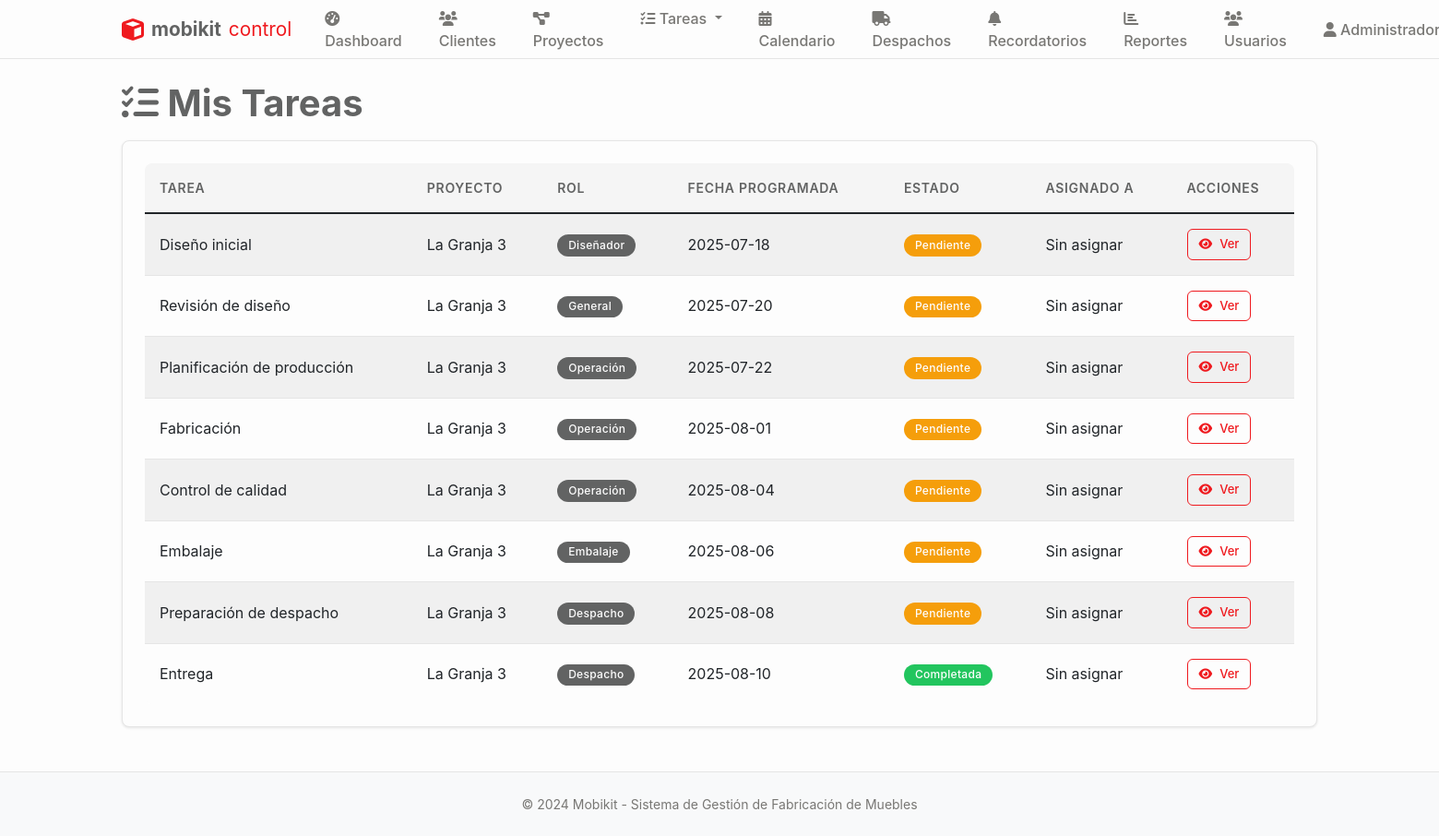
The page /tareas (signed in) on the database its author committed.
### tables this page shows
CREATE TABLE tareas (
    id INTEGER PRIMARY KEY AUTOINCREMENT,
    proyecto_id INTEGER NOT NULL,
    codigo TEXT, -- Código de tarea opcional
    titulo TEXT NOT NULL,
    descripcion TEXT,
    tipo TEXT DEFAULT 'general' CHECK (tipo IN ('diseño', 'fabricación', 'control_calidad', 'embalaje', 'despacho', 'general')),
    rol_asignado TEXT NOT NULL,
    usuario_asignado_id INTEGER,
    area_id INTEGER,
    estado TEXT DEFAULT 'pendiente' CHECK (estado IN ('pendiente', 'en_progreso', 'pausada', 'completada', 'cancelada')),
    prioridad TEXT DEFAULT 'media' CHECK (prioridad IN ('baja', 'media', 'alta', 'urgente')),
    fecha_programada DATE,
    fecha_inicio TIMESTAMP,
    fecha_completada TIMESTAMP,
    tiempo_estimado INTEGER, -- En horas
    tiempo_real INTEGER, -- En horas
    dependencias TEXT, -- JSON con IDs de tareas dependientes
    observaciones TEXT,
    created_at TIMESTAMP DEFAULT CURRENT_TIMESTAMP,
    updated_at TIMESTAMP DEFAULT CURRENT_TIMESTAMP, etapa_fabricacion TEXT 
                CHECK (etapa_fabricacion IN ('seccionado', 'enchapado', 'mecanizado', 'fabricacion_completo')),
    FOREIGN KEY (proyecto_id) REFERENCES proyectos (id),
    FOREIGN KEY (usuario_asignado_id) REFERENCES usuarios (id),
    FOREIGN KEY (area_id) REFERENCES areas (id)
);

CREATE TABLE proyectos (
    id INTEGER PRIMARY KEY AUTOINCREMENT,
    codigo TEXT UNIQUE NOT NULL, -- Código único del proyecto
    nombre TEXT NOT NULL,
    cliente_id INTEGER NOT NULL,
    descripcion TEXT,
    estado TEXT DEFAULT 'diseño' CHECK (estado IN ('diseño', 'aprobado', 'producción', 'embalaje', 'despacho', 'entregado', 'cancelado')),
    prioridad TEXT DEFAULT 'media' CHECK (prioridad IN ('baja', 'media', 'alta', 'urgente')),
    fecha_inicio DATE,
    fecha_entrega DATE,
    fecha_entrega_real DATE,
    diseñador_id INTEGER,
    supervisor_id INTEGER,
    presupuesto DECIMAL(12,2),
    costo_real DECIMAL(12,2),
    observaciones TEXT,
    created_at TIMESTAMP DEFAULT CURRENT_TIMESTAMP,
    updated_at TIMESTAMP DEFAULT CURRENT_TIMESTAMP,
    FOREIGN KEY (cliente_id) REFERENCES clientes (id),
    FOREIGN KEY (diseñador_id) REFERENCES usuarios (id),
    FOREIGN KEY (supervisor_id) REFERENCES usuarios (id)
);

### main.py (the view, shortened to what this page needs)
@app.route('/tareas')
@login_required
def tareas():
    conn = sqlite3.connect('mobikit.db')
    cursor = conn.cursor()
    if session['user_role'] == 'admin':
        cursor.execute('''
            SELECT t.id, t.titulo, p.nombre as proyecto, t.rol_asignado,
                   t.fecha_programada, t.estado, u.nombre as asignado
            FROM tareas t
            JOIN proyectos p ON t.proyecto_id = p.id
            LEFT JOIN usuarios u ON t.usuario_asignado_id = u.id
            ORDER BY t.fecha_programada ASC
        ''')
    tareas_list = cursor.fetchall()
    conn.close()
    return render_template('tareas.html', tareas=tareas_list)

### main.py (called while the page is built)
def login_required(f):
    @wraps(f)
    def decorated_function(*args, **kwargs):
        if 'user_id' not in session:
            return redirect(url_for('login'))
        return f(*args, **kwargs)
    return decorated_function

### templates/tareas.html (shortened to what this page needs)
{% extends "base.html" %}
{% block content %}
<h1><i class="fas fa-tasks"></i> Mis Tareas</h1>
<div class="card">
    <div class="card-body">
        {% if tareas %}
        <div class="table-responsive">
            <table class="table table-striped">
                <thead>
                    <tr>
                        <th>Tarea</th>
                        <th>Proyecto</th>
                        <th>Rol</th>
                        <th>Fecha Programada</th>
                        <th>Estado</th>
                        <th>Asignado a</th>
                        <th>Acciones</th>
                    </tr>
                </thead>
                <tbody>
                    {% for tarea in tareas %}
                    <tr>
                        <td>{{ tarea[1] }}</td>
                        <td>{{ tarea[2] }}</td>
                        <td>
                            <span class="badge bg-secondary">{{ tarea[3]|title }}</span>
                        </td>
                        <td>{{ tarea[4] if tarea[4] else 'Sin fecha' }}</td>
                        <td>
                            <span class="badge bg-{{ 'success' if tarea[5] == 'completada' else 'warning' }}">
                                {{ tarea[5]|title }}
                            </span>
                        </td>
                        <td>{{ tarea[6] if tarea[6] else 'Sin asignar' }}</td>
                        <td>
                            <a href="{{ url_for('tarea_detalle', tarea_id=tarea[0]) }}" class="btn btn-sm btn-outline-primary">
                                <i class="fas fa-eye"></i> Ver
                            </a>
                        </td>
                    </tr>
                    {% endfor %}
                </tbody>
            </table>
        </div>
        {% else %}
        <div class="text-center py-4">
            <i class="fas fa-tasks fa-3x text-muted mb-3"></i>
            <h5>No tienes tareas asignadas</h5>
            <p class="text-muted">Las tareas aparecerán aquí cuando sean asignadas a tu rol.</p>
        </div>
        {% endif %}
    </div>
</div>
{% endblock %}

### templates/base.html (shortened to what this page needs)
<!DOCTYPE html>
<html lang="es">
<head>
    <link href="https://cdn.jsdelivr.net/npm/bootstrap@5.1.3/dist/css/bootstrap.min.css" rel="stylesheet">
    <link href="https://cdnjs.cloudflare.com/ajax/libs/font-awesome/6.0.0/css/all.min.css" rel="stylesheet">
    <link href="{{ url_for('static', filename='css/style.css') }}" rel="stylesheet">
</head>
<body>
    <nav class="navbar navbar-expand-lg navbar-dark bg-primary">
        <div class="container">
            <a class="navbar-brand mobikit-logo" href="{{ url_for('dashboard') }}">
                <i class="fas fa-cube"></i>
                <span class="brand-text">mobikit</span>
                <span class="brand-accent">control</span>
            </a>
            {% if session.user_id %}
            <div class="collapse navbar-collapse" id="navbarNav">
                <ul class="navbar-nav me-auto">
                    <li class="nav-item">
                        <a class="nav-link" href="{{ url_for('dashboard') }}">
                            <i class="fas fa-tachometer-alt"></i> Dashboard
                        </a>
                    </li>
                    <li class="nav-item">
                        <a class="nav-link" href="{{ url_for('clientes') }}">
                            <i class="fas fa-users"></i> Clientes
                        </a>
                    </li>
                    <li class="nav-item">
                        <a class="nav-link" href="{{ url_for('proyectos') }}">
                            <i class="fas fa-project-diagram"></i> Proyectos
                        </a>
                    </li>
                    <li class="nav-item dropdown">
                        <a class="nav-link dropdown-toggle" href="#" id="tareasDropdown" role="button" data-bs-toggle="dropdown">
                            <i class="fas fa-tasks"></i> Tareas
                        </a>
                    </li>
                    <li class="nav-item">
                        <a class="nav-link" href="{{ url_for('calendario') }}">
                            <i class="fas fa-calendar-alt"></i> Calendario
                        </a>
                    </li>
                    {% if session.user_role in ['admin', 'general'] %}
                    <li class="nav-item">
                            <a class="nav-link" href="{{ url_for('despachos') }}">
                                <i class="fas fa-truck"></i> Despachos
                            </a>
                        </li>
                        <li class="nav-item">
                            <a class="nav-link" href="{{ url_for('recordatorios_activos') }}">
                                <i class="fas fa-bell"></i> Recordatorios
                            </a>
                        </li>
                        <li class="nav-item">
                            <a class="nav-link" href="{{ url_for('reportes') }}">
                                <i class="fas fa-chart-bar"></i> Reportes
                            </a>
                        </li>
                    {% endif %}
                    {% if session.user_role == 'admin' %}
                    <li class="nav-item">
                        <a class="nav-link" href="{{ url_for('usuarios') }}">
                            <i class="fas fa-users"></i> Usuarios
                        </a>
                    </li>
                    {% endif %}
                </ul>
                <ul class="navbar-nav">
                    <li class="nav-item dropdown">
                        <a class="nav-link dropdown-toggle" href="#" id="navbarDropdown" role="button" data-bs-toggle="dropdown">
                            <i class="fas fa-user"></i> {{ session.user_name }} ({{ session.user_role }})
                        </a>
                    </li>
                </ul>
            </div>
            {% endif %}
        </div>
    </nav>
    <main class="container mt-4">
        {% block content %}{% endblock %}
    </main>
    <footer class="bg-light mt-5 py-4">
        <div class="container text-center">
            <p class="mb-0">&copy; 2024 Mobikit - Sistema de Gestión de Fabricación de Muebles</p>
        </div>
    </footer>
</body>
</html>

### static/css/style.css (style rules this page uses)
:root { --mobikit-red: #EF1A1F; --mobikit-red-light: #F58B8F; --mobikit-red-dark: #C7161A; --mobikit-gray: #626363; --mobikit-gray-logo: #626363; --mobikit-light-gray: #8C8C8C; --mobikit-dark-gray: #4A4A4A; --mobikit-white: #FDFDFD; --mobikit-light-bg: #FAFAFA; --mobikit-border: #E5E5E5; --mobikit-hover: #F5F5F5; --mobikit-text-light: #787774; --mobikit-sidebar: #F7F6F3; --mobikit-cocinas: #EF1A1F; --mobikit-closet: #626363; --mobikit-success: #22C55E; --mobikit-warning: #F59E0B; --mobikit-info: #626363; --mobikit-danger: #EF1A1F; }
* { box-sizing: border-box; }
body { font-family: -apple-system, BlinkMacSystemFont, 'Segoe UI', Roboto, 'Helvetica Neue', Arial, sans-serif; background-color: var(--mobikit-white); color: var(--mobikit-gray); line-height: 1.5; margin: 0; padding: 0; }
.navbar { background-color: var(--mobikit-white) !important; border-bottom: 1px solid var(--mobikit-border); padding: 0.75rem 1.5rem; box-shadow: none; height: 64px; position: sticky; top: 0; z-index: 1000; }
.navbar-brand { font-weight: 700; color: var(--mobikit-gray-logo) !important; font-size: 1.3rem; display: flex; align-items: center; gap: 0.5rem; text-transform: lowercase; }
.navbar-brand .brand-text { color: var(--mobikit-gray-logo) !important; }
.navbar-brand .brand-accent { color: var(--mobikit-red) !important; font-weight: 400; }
.navbar-brand i { color: var(--mobikit-red) !important; font-size: 1.5rem; }
.nav-link { color: var(--mobikit-text-light) !important; font-weight: 500; padding: 0.5rem 1rem !important; border-radius: 6px; transition: all 0.2s ease; margin: 0 0.25rem; }
h1 { font-size: 2.5rem; font-weight: 700; color: var(--mobikit-gray); margin-bottom: 1rem; line-height: 1.2; }
.card { background-color: var(--mobikit-white); border: 1px solid var(--mobikit-border); border-radius: 8px; box-shadow: 0 1px 3px rgba(0, 0, 0, 0.1); margin-bottom: 1.5rem; overflow: hidden; transition: all 0.2s ease; }
.card-body { padding: 1.5rem; }
.btn { font-weight: 500; border-radius: 6px; padding: 0.5rem 1rem; font-size: 0.875rem; border: none; cursor: pointer; transition: all 0.2s ease; display: inline-flex; align-items: center; gap: 0.5rem; }
.btn-outline-primary { background-color: transparent; color: var(--mobikit-red); border: 1px solid var(--mobikit-red); }
.btn-sm { padding: 0.375rem 0.75rem; font-size: 0.8125rem; }
.table { background-color: var(--mobikit-white); border-radius: 8px; overflow: hidden; margin-bottom: 0; }
.table th { background-color: var(--mobikit-hover); border: none; font-weight: 600; color: var(--mobikit-gray); padding: 1rem; font-size: 0.875rem; text-transform: uppercase; letter-spacing: 0.05em; }
.table td { border: none; border-top: 1px solid var(--mobikit-border); padding: 1rem; vertical-align: middle; }
.badge { font-weight: 500; padding: 0.35rem 0.75rem; border-radius: 20px; font-size: 0.75rem; letter-spacing: 0.025em; color: var(--mobikit-white) !important; }
.badge.bg-secondary { background-color: var(--mobikit-info) !important; }
.badge.bg-success { background-color: var(--mobikit-success) !important; }
.badge.bg-warning { background-color: var(--mobikit-warning) !important; }
a { color: var(--mobikit-red); text-decoration: none; }
footer { background-color: var(--mobikit-hover); color: var(--mobikit-text-light); text-align: center; padding: 2rem 0; margin-top: 3rem; border-top: 1px solid var(--mobikit-border); font-size: 0.875rem; }

### rows shown on the page
tareas: titulo "Diseño inicial", nombre "La Granja 3", rol_asignado "Diseñador", fecha_programada "2025-07-18", estado "Pendiente", tarea "Sin asignar"
tareas: titulo "Revisión de diseño", nombre "La Granja 3", rol_asignado "General", fecha_programada "2025-07-20", estado "Pendiente", tarea "Sin asignar"
tareas: titulo "Planificación de producción", nombre "La Granja 3", rol_asignado "Operación", fecha_programada "2025-07-22", estado "Pendiente", tarea "Sin asignar"
tareas: titulo "Fabricación", nombre "La Granja 3", rol_asignado "Operación", fecha_programada "2025-08-01", estado "Pendiente", tarea "Sin asignar"
tareas: titulo "Control de calidad", nombre "La Granja 3", rol_asignado "Operación", fecha_programada "2025-08-04", estado "Pendiente", tarea "Sin asignar"
tareas: titulo "Embalaje", nombre "La Granja 3", rol_asignado "Embalaje", fecha_programada "2025-08-06", estado "Pendiente", tarea "Sin asignar"
tareas: titulo "Preparación de despacho", nombre "La Granja 3", rol_asignado "Despacho", fecha_programada "2025-08-08", estado "Pendiente", tarea "Sin asignar"
tareas: titulo "Entrega", nombre "La Granja 3", rol_asignado "Despacho", fecha_programada "2025-08-10", estado "Completada", tarea "Sin asignar"

### other values the page prints
{{ session.user_name }} "Administrador…"
